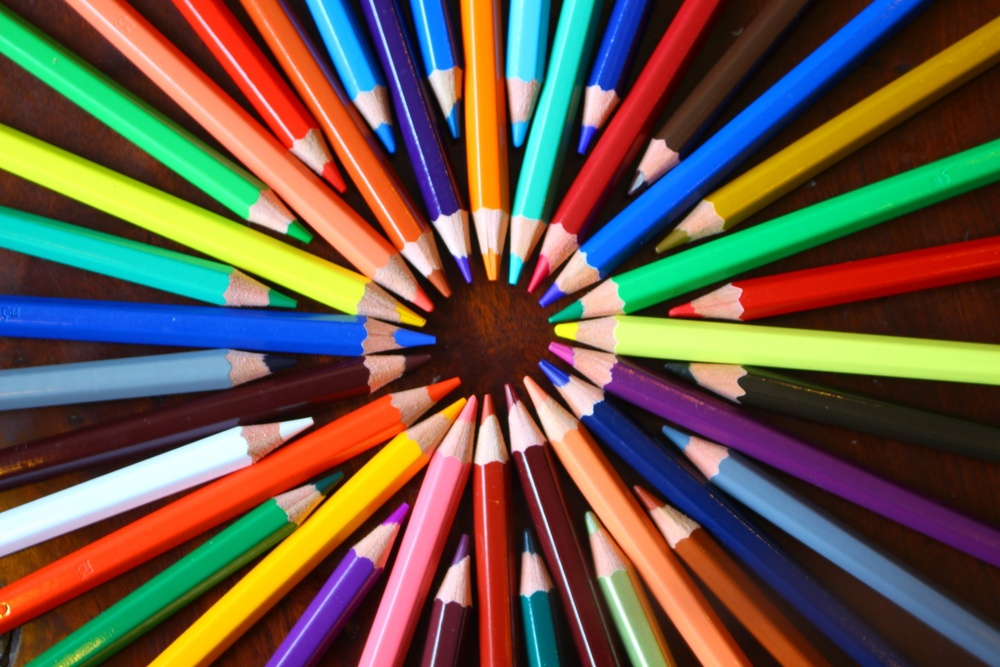
#> input picture Imagens/Lapis.jpg, 1000 x 667 px, shrunk from 1920 x 1280 before the run, found by its file name
$ python 'Decompondo Imagem em Canais RGB - Visualização em Padrões de Cinza - Versão 1.3.2.py'
#> lines starting #> are read from the running program, lines starting #| are printed output that depends on the picture
#
########################################################################
# Importação das Bibliotecas Necessárias
########################################################################
#
import cv2 as cv
import matplotlib.pyplot as plt
import os
import numpy as np
from pathlib import Path
from pathlib import Path

#
########################################################################
# Definições Gerais
########################################################################
#
NomeImagem  = "Lapis.jpg"
NomeDiagrama = "DiagramaRGB.png"
dirRaiz = Path.home()
dirBase = "OpenCV"
dirImagem = "Imagens"
dirCaminhoImagem = str(Path(dirRaiz, dirBase, dirImagem, NomeImagem))
dirCaminhoDiagrama = str(Path(dirRaiz, dirBase, dirImagem, NomeDiagrama))

dirSaidaCanal1 = str(Path(dirRaiz, dirBase, dirImagem, "LapisRGBAzul.png"))
dirSaidaCanal2 = str(Path(dirRaiz, dirBase, dirImagem, "LapisRGBVerde.png"))
dirSaidaCanal3 = str(Path(dirRaiz, dirBase, dirImagem, "LapisRGBVermelho.png"))

#
########################################################################
# Lendo a Imagem
########################################################################
#
ImagemColorida = cv.imread ( dirCaminhoImagem, cv.IMREAD_COLOR)
#> ImagemColorida is the input picture: shape (667, 1000, 3); mean B, G, R 73.6, 88.1, 105.8
ImgDiagrama = cv.imread ( dirCaminhoDiagrama, cv.IMREAD_COLOR)
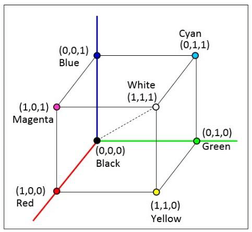
#> input picture Imagens/DiagramaRGB.png, 252 x 232 px, shrunk from 483 x 445 before the run, found by its file name
#> ImgDiagrama is the input picture: shape (232, 252, 3); mean B, G, R 243, 243.3, 243

#
########################################################################
# Checando se a Imagem Foi Lida com Sucesso
########################################################################
#
if ImagemColorida is None:
    os.system ("clear")
    print( "Não Foi Localizada a Imagem : ", NomeImagem)
    exit ()

if ImgDiagrama is None:
    os.system ("clear")
    print( "Não Foi Localizada a Imagem : ", NomeDiagrama)
    exit ()

#
########################################################################
# Decompondo a Imagem nos Diferentes Canais
########################################################################
#
Azul, Verde, Vermelho = cv.split(ImagemColorida)
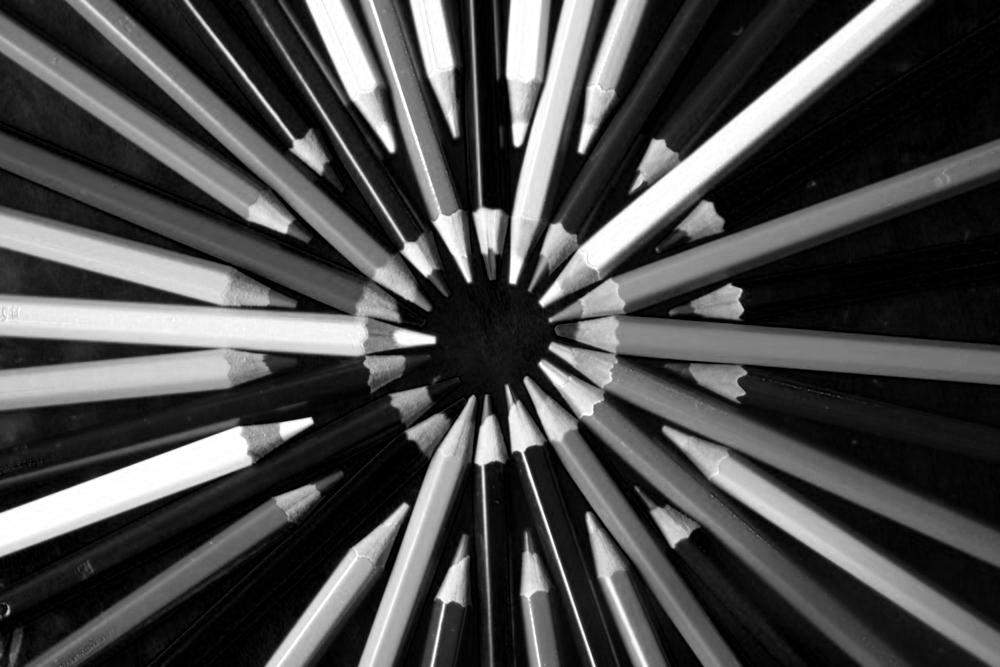
#> Azul: shape (667, 1000); min 0, max 255, mean 73.6
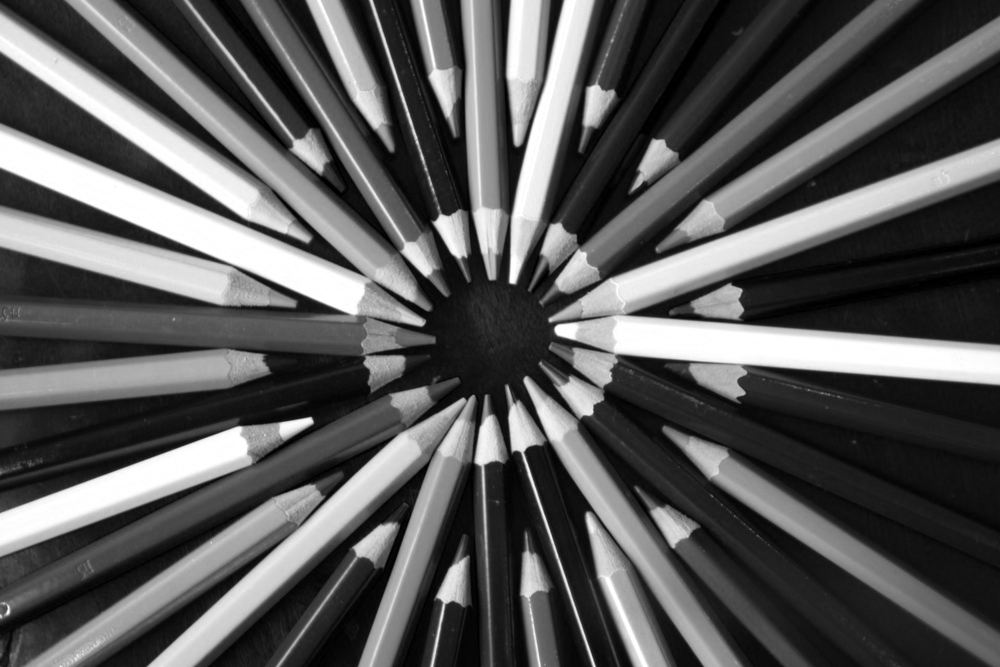
#> Verde: shape (667, 1000); min 0, max 255, mean 88.1
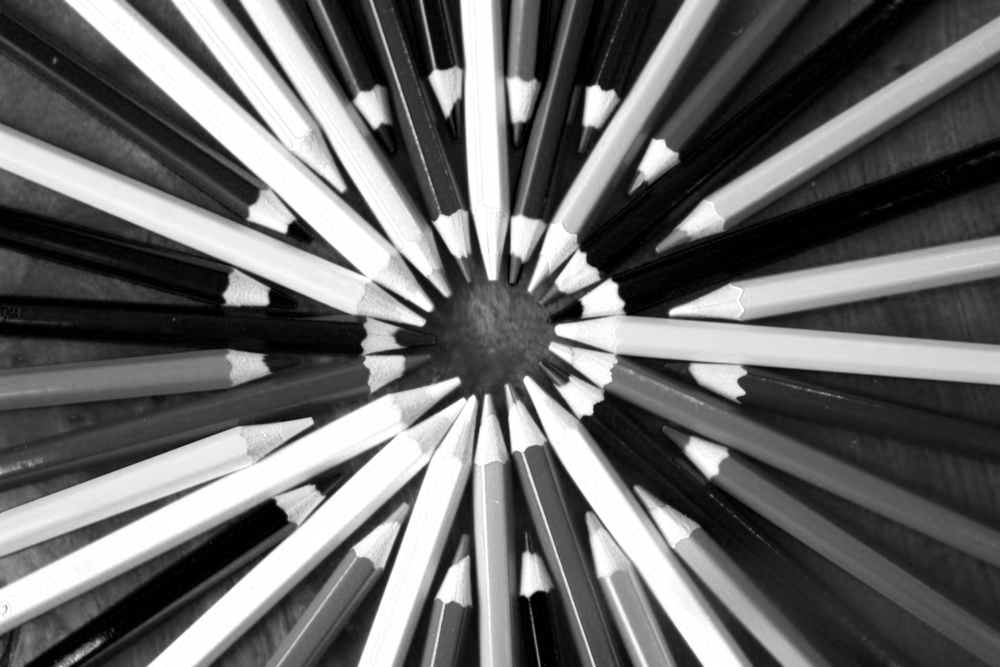
#> Vermelho: shape (667, 1000); min 0, max 255, mean 105.8

#
########################################################################
# Convertendo para Matplotlib
########################################################################
#
ImagemColorida = cv.cvtColor(ImagemColorida, cv.COLOR_BGR2RGB)
imgAzul = cv.cvtColor(Azul, cv.COLOR_BGR2RGB)
imgVerde = cv.cvtColor(Verde, cv.COLOR_BGR2RGB)
imgVermelho = cv.cvtColor(Vermelho, cv.COLOR_BGR2RGB)

#
########################################################################
# Salvando os Canais em Arquivos Diferentes
########################################################################
#
cv.imwrite( dirSaidaCanal1, imgAzul)
cv.imwrite( dirSaidaCanal2, imgVerde)
cv.imwrite( dirSaidaCanal3, imgVermelho)

#
########################################################################
# Apresentação dos Resultados
########################################################################
#
Grafico = plt.figure(figsize=(16,8))

Grafico.add_subplot(1,5,1)
plt.imshow(ImagemColorida )
plt.title("Original")

Grafico.add_subplot(1,5,2)
plt.imshow(ImgDiagrama )
plt.axis ( "off")
plt.title("Diagrama RGB")

Grafico.add_subplot(1,5,3)
plt.imshow(imgAzul )
plt.title("Canal Azul")

Grafico.add_subplot(1,5,4)
plt.imshow(imgVerde )
plt.title("Canal Verde")

Grafico.add_subplot(1,5,5)
plt.imshow(imgVermelho )
plt.title("Canal Vermelho")

plt.subplots_adjust ( left   = 0.1,
                      bottom = 0.1,
                      right  = 0.9,
                      top    = 0.9,
                      wspace = 0.2,
                      hspace = 0.1 )

plt.show ()
#> figure, not shown here; B, G, R data is drawn as R, G, B

########################################################################
# FIM DO PROGRAMA
########################################################################
